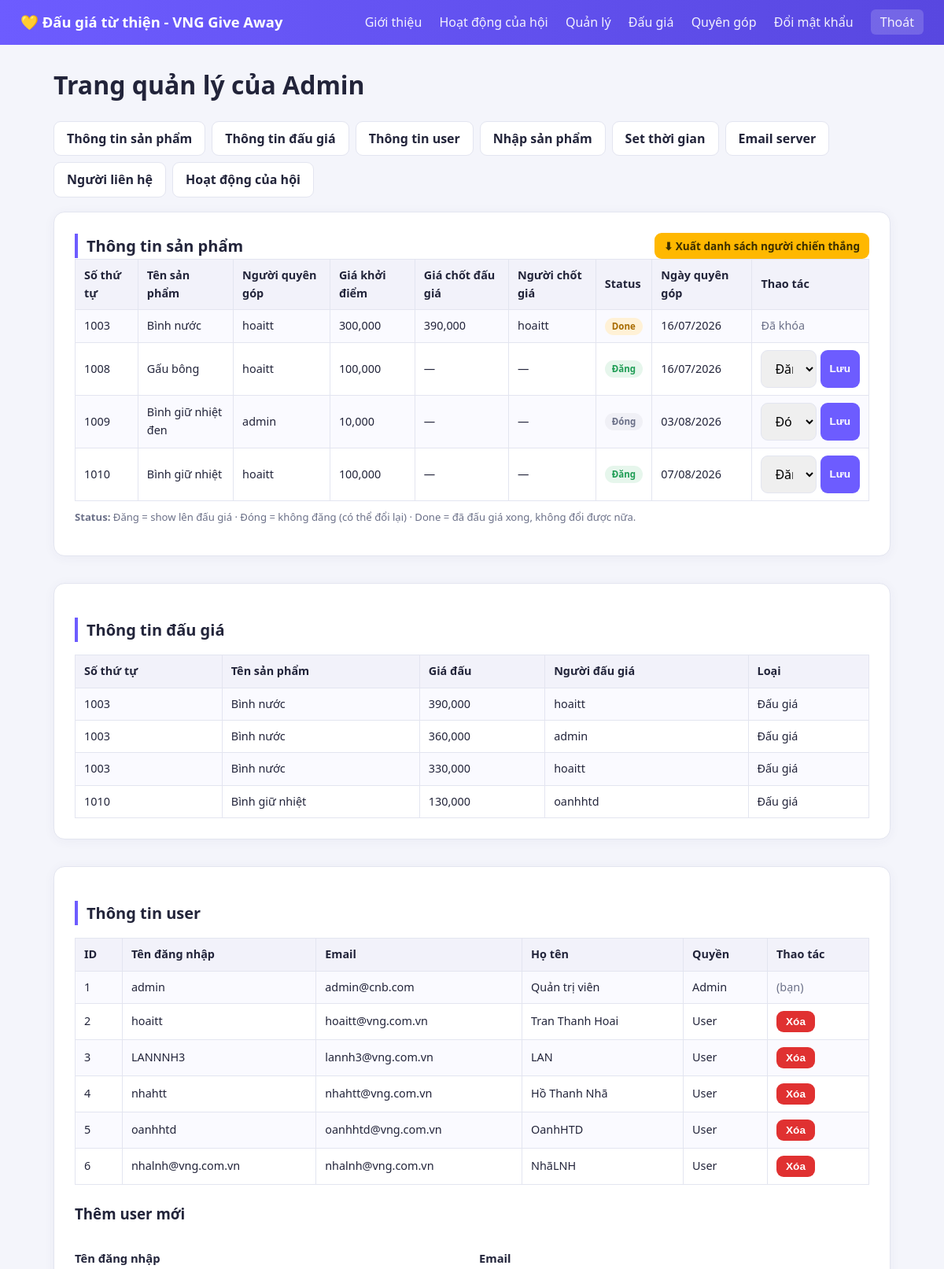
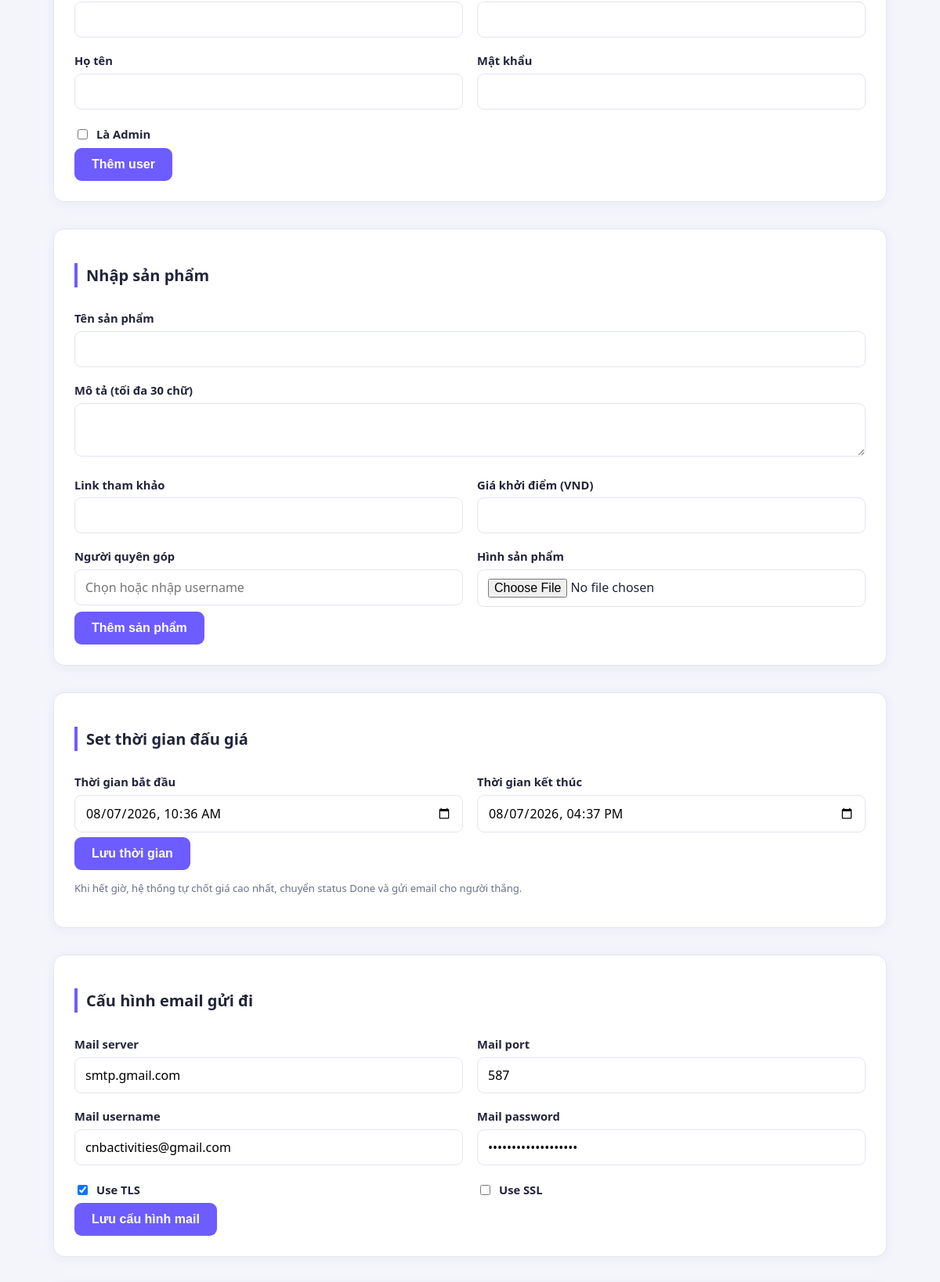
The page /admin (signed in, upper part) on the database its author committed (2 pictures, top to bottom).
### app.py (models this page shows)
class Product(db.Model):
    id = db.Column(db.Integer, primary_key=True)
    stt = db.Column(db.Integer, unique=True, nullable=False)   # số thứ tự ngẫu nhiên tăng dần
    name = db.Column(db.String(200), nullable=False)
    description = db.Column(db.String(200))                    # mô tả ngắn (<=30 chữ)
    ext_link = db.Column(db.String(500))                       # link tham khảo trang khác
    image = db.Column(db.String(300))                          # tên file hình
    start_price = db.Column(db.Integer, nullable=False)        # giá khởi điểm
    donor = db.Column(db.String(120), nullable=False)         # người quyên góp
    status = db.Column(db.String(20), default='dong')          # dang | dong | done
    final_price = db.Column(db.Integer)                        # giá chốt đấu giá
    winner = db.Column(db.String(120))                         # người chốt giá
    donate_date = db.Column(db.DateTime, default=datetime.now)

class Bid(db.Model):
    id = db.Column(db.Integer, primary_key=True)
    product_id = db.Column(db.Integer, db.ForeignKey('product.id'), nullable=False)
    bidder = db.Column(db.String(120), nullable=False)         # người đấu giá
    amount = db.Column(db.Integer, nullable=False)             # giá đấu
    created_at = db.Column(db.DateTime, default=datetime.now)

class User(db.Model):
    id = db.Column(db.Integer, primary_key=True)
    username = db.Column(db.String(100), unique=True, nullable=False)
    email = db.Column(db.String(120), unique=True, nullable=False)
    fullname = db.Column(db.String(120), nullable=False)
    password = db.Column(db.String(256), nullable=False)
    is_admin = db.Column(db.Boolean, default=False)
    is_online = db.Column(db.Boolean, default=False)

class Setting(db.Model):
    key = db.Column(db.String(60), primary_key=True)
    value = db.Column(db.String(500))

### app.py (the view)
@app.route('/admin')
def admin():
    u, resp = require_admin()
    if resp:
        return resp
    finalize_auction()
    products = Product.query.order_by(Product.stt).all()
    prod_view = [{'p': p, 'current': current_price(p), 'top': top_bidder(p)} for p in products]
    bids = Bid.query.order_by(Bid.product_id, desc(Bid.amount)).all()
    bid_view = []
    for b in bids:
        prod = db.session.get(Product, b.product_id)
        bid_view.append({'b': b, 'pname': prod.name if prod else '?', 'stt': prod.stt if prod else ''})
    users = User.query.order_by(User.id).all()
    settings = {
        'auction_start': get_setting('auction_start'),
        'auction_end': get_setting('auction_end'),
        'mail_server': get_setting('mail_server', 'smtp.gmail.com'),
        'mail_port': get_setting('mail_port', '587'),
        'mail_username': get_setting('mail_username'),
        'mail_password': get_setting('mail_password'),
        'mail_use_tls': get_setting('mail_use_tls', 'true'),
        'mail_use_ssl': get_setting('mail_use_ssl', 'false'),
        'contact_name': get_setting('contact_name'),
        'contact_phone': get_setting('contact_phone'),
        'activities_updated': get_setting('activities_updated'),
    }
    return render_template('admin.html', user=u, prod_view=prod_view,
                           bid_view=bid_view, users=users, settings=settings,
                           all_users=users)

### app.py (called while the page is built)
def get_setting(key, default=''):
    s = db.session.get(Setting, key)
    return s.value if s and s.value is not None else default

def set_setting(key, value):
    s = db.session.get(Setting, key)
    if s:
        s.value = value
    else:
        db.session.add(Setting(key=key, value=value))

def current_price(product):
    top = db.session.query(func.max(Bid.amount)).filter_by(product_id=product.id).scalar()
    return top if top is not None else product.start_price

def top_bidder(product):
    b = Bid.query.filter_by(product_id=product.id).order_by(desc(Bid.amount)).first()
    return b.bidder if b else None

def configure_mail():
    app.config['MAIL_SERVER'] = get_setting('mail_server', 'smtp.gmail.com')
    app.config['MAIL_PORT'] = int(get_setting('mail_port', '587') or 587)
    app.config['MAIL_USERNAME'] = get_setting('mail_username', '')
    app.config['MAIL_PASSWORD'] = get_setting('mail_password', '')
    app.config['MAIL_USE_TLS'] = get_setting('mail_use_tls', 'true').lower() == 'true'
    app.config['MAIL_USE_SSL'] = get_setting('mail_use_ssl', 'false').lower() == 'true'
    app.config['MAIL_DEFAULT_SENDER'] = get_setting('mail_username', '')
    mail.init_app(app)

def send_email(to, subject, body):
    if not get_setting('mail_username'):
        return False, 'Chưa cấu hình email server trong trang Admin.'
    try:
        configure_mail()
        msg = Message(subject, sender=app.config['MAIL_DEFAULT_SENDER'], recipients=[to])
        msg.body = body
        mail.send(msg)
        return True, 'OK'
    except Exception as e:
        return False, str(e)

def current_user():
    uid = session.get('user_id')
    return db.session.get(User, uid) if uid else None

@app.context_processor
def inject_user():
    return {'cur_user': current_user()}

def auction_end():
    v = get_setting('auction_end')
    if not v:
        return None
    try:
        return datetime.fromisoformat(v)
    except ValueError:
        return None

def require_admin():
    u = current_user()
    if not u:
        return None, redirect(url_for('login'))
    if not u.is_admin:
        abort(403)
    return u, None

### templates/admin.html (shortened to what this page needs)
{% extends 'base.html' %}
{% block content %}
<h1>Trang quản lý của Admin</h1>
<div class="tabs">
  <a href="#products">Thông tin sản phẩm</a>
  <a href="#bids">Thông tin đấu giá</a>
  <a href="#users">Thông tin user</a>
  <a href="#add-product">Nhập sản phẩm</a>
  <a href="#settime">Set thời gian</a>
  <a href="#mail">Email server</a>
  <a href="#contact">Người liên hệ</a>
  <a href="#activities">Hoạt động của hội</a>
</div>
<div class="card section" id="products">
  <div style="display:flex;justify-content:space-between;align-items:center;gap:12px;flex-wrap:wrap">
    <h2 style="margin:0">Thông tin sản phẩm</h2>
    <a class="btn btn-accent btn-sm" href="{{ url_for('admin_export_winners') }}">⬇ Xuất danh sách người chiến thắng</a>
  </div>
  <div class="table-wrap">
  <table>
    <tr>
      <th>Số thứ tự</th><th>Tên sản phẩm</th><th>Người quyên góp</th>
      <th>Giá khởi điểm</th><th>Giá chốt đấu giá</th><th>Người chốt giá</th>
      <th>Status</th><th>Ngày quyên góp</th><th>Thao tác</th>
    </tr>
    {% for row in prod_view %}
    {% set p = row.p %}
    <tr>
      <td>{{ p.stt }}</td>
      <td>{{ p.name }}</td>
      <td>{{ p.donor }}</td>
      <td>{{ '{:,.0f}'.format(p.start_price) }}</td>
      <td>{{ '{:,.0f}'.format(p.final_price) if p.final_price else '—' }}</td>
      <td>{{ p.winner or '—' }}</td>
      <td>
        {% if p.status=='dang' %}<span class="tag tag-dang">Đăng</span>
        {% elif p.status=='done' %}<span class="tag tag-done">Done</span>
        {% else %}<span class="tag tag-dong">Đóng</span>{% endif %}
      </td>
      <td>{{ p.donate_date.strftime('%d/%m/%Y') }}</td>
      <td>
        {% if p.status != 'done' %}
        <form method="post" action="{{ url_for('admin_product_status') }}" style="display:flex;gap:5px">
          <select name="status">
            <option value="dang" {{ 'selected' if p.status=='dang' }}>Đăng</option>
            <option value="dong" {{ 'selected' if p.status=='dong' }}>Đóng</option>
          </select>
          <button class="btn btn-sm" type="submit">Lưu</button>
        </form>
        {% else %}<span class="muted">Đã khóa</span>{% endif %}
      </td>
    </tr>
    {% endfor %}
  </table>
  </div>
  <p class="muted" style="font-size:.82rem;margin-top:10px">
    <b>Status:</b> Đăng = show lên đấu giá · Đóng = không đăng (có thể đổi lại) ·
    Done = đã đấu giá xong, không đổi được nữa.</p>
</div>
<div class="card section" id="bids">
  <h2>Thông tin đấu giá</h2>
  {% if bid_view %}
  <div class="table-wrap">
  <table>
    <tr><th>Số thứ tự</th><th>Tên sản phẩm</th><th>Giá đấu</th><th>Người đấu giá</th><th>Loại</th></tr>
    {% for row in bid_view %}
    <tr>
      <td>{{ row.stt }}</td>
      <td>{{ row.pname }}</td>
      <td>{{ '{:,.0f}'.format(row.b.amount) }}</td>
      <td>{{ row.b.bidder }}</td>
      <td>Đấu giá</td>
    </tr>
    {% endfor %}
  </table>
  </div>
  {% else %}<p class="muted">Chưa có lượt đấu giá nào.</p>{% endif %}
</div>
<div class="card section" id="users">
  <h2>Thông tin user</h2>
  <div class="table-wrap">
  <table>
    <tr><th>ID</th><th>Tên đăng nhập</th><th>Email</th><th>Họ tên</th><th>Quyền</th><th>Thao tác</th></tr>
    {% for us in users %}
    <tr>
      <td>{{ us.id }}</td><td>{{ us.username }}</td><td>{{ us.email }}</td>
      <td>{{ us.fullname }}</td>
      <td>{{ 'Admin' if us.is_admin else 'User' }}</td>
      <td>
        {% if us.id != user.id %}
        <form method="post" action="{{ url_for('admin_user_delete') }}"
              onsubmit="return confirm('Xóa user {{ us.username }}?')">
          <button class="btn btn-sm btn-danger" type="submit">Xóa</button>
        </form>
        {% else %}<span class="muted">(bạn)</span>{% endif %}
      </td>
    </tr>
    {% endfor %}
  </table>
  </div>
  <h3 style="margin-top:22px">Thêm user mới</h3>
  <form method="post" action="{{ url_for('admin_user_add') }}" class="form-grid">
    <div><label>Tên đăng nhập</label><input name="username" required></div>
    <div><label>Email</label><input type="email" name="email" required></div>
    <div><label>Họ tên</label><input name="fullname" required></div>
    <div><label>Mật khẩu</label><input type="password" name="password" required></div>
    <div class="checkbox-row full"><input type="checkbox" name="is_admin" id="ia"><label for="ia" style="margin:0">Là Admin</label></div>
    <div class="full"><button class="btn" type="submit">Thêm user</button></div>
  </form>
</div>
<div class="card section" id="add-product">
  <h2>Nhập sản phẩm</h2>
  <form method="post" action="{{ url_for('admin_product_add') }}" enctype="multipart/form-data" class="form-grid">
    <div class="full"><label>Tên sản phẩm</label><input name="name" required></div>
    <div class="full"><label>Mô tả (tối đa 30 chữ)</label><textarea name="description" rows="2"></textarea></div>
    <div><label>Link tham khảo</label><input type="url" name="ext_link"></div>
    <div><label>Giá khởi điểm (VND)</label><input type="number" name="start_price" min="0" required></div>
    <div>
      <label>Người quyên góp</label>
      <input list="userlist" name="donor" placeholder="Chọn hoặc nhập username">
    </div>
    <div><label>Hình sản phẩm</label><input type="file" name="image" accept="image/*"></div>
    <div class="full"><button class="btn" type="submit">Thêm sản phẩm</button></div>
  </form>
</div>
<div class="card section" id="settime">
  <h2>Set thời gian đấu giá</h2>
  <form method="post" action="{{ url_for('admin_settime') }}" class="form-grid">
    <div><label>Thời gian bắt đầu</label><input type="datetime-local" name="auction_start" value="{{ settings.auction_start }}"></div>
    <div><label>Thời gian kết thúc</label><input type="datetime-local" name="auction_end" value="{{ settings.auction_end }}"></div>
    <div class="full"><button class="btn" type="submit">Lưu thời gian</button></div>
  </form>
  <p class="muted" style="font-size:.82rem">Khi hết giờ, hệ thống tự chốt giá cao nhất, chuyển status Done và gửi email cho người thắng.</p>
</div>
<div class="card section" id="mail">
  <h2>Cấu hình email gửi đi</h2>
  <form method="post" action="{{ url_for('admin_mail') }}" class="form-grid">
    <div><label>Mail server</label><input name="mail_server" value="{{ settings.mail_server }}"></div>
    <div><label>Mail port</label><input name="mail_port" value="{{ settings.mail_port }}"></div>
    <div><label>Mail username</label><input name="mail_username" value="{{ settings.mail_username }}"></div>
    <div><label>Mail password</label><input type="password" name="mail_password" value="{{ settings.mail_password }}"></div>
    <div class="checkbox-row"><input type="checkbox" name="mail_use_tls" id="tls" {{ 'checked' if settings.mail_use_tls=='true' }}><label for="tls" style="margin:0">Use TLS</label></div>
    <div class="checkbox-row"><input type="checkbox" name="mail_use_ssl" id="ssl" {{ 'checked' if settings.mail_use_ssl=='true' }}><label for="ssl" style="margin:0">Use SSL</label></div>
    <div class="full"><button class="btn" type="submit">Lưu cấu hình mail</button></div>
  </form>
</div>
{% endblock %}

### static/css/style.css (style rules this page uses)
:root { --primary:#6d5cff; --primary-d:#5847e0; --accent:#ffb800; --bg:#f4f5fb; --card:#ffffff; --text:#22243a; --muted:#6b7088; --border:#e3e5f0; --ok:#1f9d55; --err:#e03131; }
* { box-sizing:border-box }
body { margin:0;font-family:"Segoe UI",Roboto,Arial,sans-serif;background:var(--bg);color:var(--text);line-height:1.55 }
a { color:var(--primary);text-decoration:none }
.card { background:var(--card);border:1px solid var(--border);border-radius:14px;padding:26px;box-shadow:0 2px 14px rgba(60,60,120,.05) }
label { display:block;margin:12px 0 5px;font-weight:600;font-size:.92rem }
input,textarea,select { width:100%;padding:11px 13px;border:1px solid var(--border);border-radius:9px;font-size:1rem;font-family:inherit }
.btn { display:inline-block;background:var(--primary);color:#fff;border:none;padding:12px 22px;border-radius:9px;font-size:1rem;font-weight:600;cursor:pointer;transition:.15s }
.btn-sm { padding:6px 12px;font-size:.85rem }
.btn-accent { background:var(--accent);color:#3a2d00 }
.btn-danger { background:var(--err) }
.muted { color:var(--muted) }
.tag { display:inline-block;font-size:.72rem;padding:2px 9px;border-radius:20px;font-weight:700 }
.tag-dang { background:#e6f6ec;color:var(--ok) }
.tag-dong { background:#f0f0f6;color:var(--muted) }
.tag-done { background:#fff1d6;color:#a86b00 }
table { width:100%;border-collapse:collapse;font-size:.9rem;margin-top:10px }
th,td { padding:9px 11px;border:1px solid var(--border);text-align:left }
th { background:#f2f2fa;font-weight:700 }
tr:nth-child(even) td { background:#fafaff }
.tabs { display:flex;flex-wrap:wrap;gap:8px;margin-bottom:18px }
.tabs a { background:#fff;border:1px solid var(--border);padding:9px 16px;border-radius:9px;font-weight:600;color:var(--text) }
.section { margin-bottom:34px }
.section h2 { border-left:4px solid var(--primary);padding-left:11px;font-size:1.25rem }
.form-grid { display:grid;grid-template-columns:1fr 1fr;gap:6px 18px }
.form-grid .full { grid-column:1/-1 }
.checkbox-row { display:flex;align-items:center;gap:8px;margin-top:14px }
.checkbox-row input { width:auto }
.table-wrap { width:100%;overflow-x:auto;-webkit-overflow-scrolling:touch }
.table-wrap table { margin-top:0 }

### rows shown on the page
Bid: shows "Done", shows "Đã khóa", b.amount "390,000"
Product: stt "1003", name "Bình nước", donor "hoaitt", start_price "300,000", final_price "390,000", winner "hoaitt", donate_date "16/07/2026", pname "Bình nước", b.bidder "hoaitt", b.bidder "admin"
Product: stt "1008", name "Gấu bông", donor "hoaitt", start_price "100,000", final_price "—", winner "—", status "Đăng", donate_date "16/07/2026"
Product: stt "1009", name "Bình giữ nhiệt đen", donor "admin", start_price "10,000", final_price "—", winner "—", status "Đóng", donate_date "03/08/2026"
Bid: shows "Đăng", b.amount "130,000"
Product: stt "1010", name "Bình giữ nhiệt", donor "hoaitt", start_price "100,000", final_price "—", winner "—", donate_date "07/08/2026", pname "Bình giữ nhiệt", b.bidder "oanhhtd"
Bid: b.amount "360,000"
Bid: b.amount "330,000"
User: id "1", username "admin", email "admin@cnb.com", fullname "Quản trị viên", is_admin "Admin", shows "(bạn)"
User: id "2", username "hoaitt", email "hoaitt@vng.com.vn", fullname "Tran Thanh Hoai", is_admin "User"
User: id "3", username "LANNNH3", email "lannh3@vng.com.vn", fullname "LAN", is_admin "User"
User: id "4", username "nhahtt", email "nhahtt@vng.com.vn", fullname "Hồ Thanh Nhã", is_admin "User"
User: id "5", username "oanhhtd", email "oanhhtd@vng.com.vn", fullname "OanhHTD", is_admin "User"
User: id "6", username "nhalnh@vng.com.vn", email "nhalnh@vng.com.vn", fullname "NhãLNH", is_admin "User"
Setting: auction_start "08/07/2026 10:36"
Setting: auction_end "08/07/2026 16:37"
Setting: mail_server "smtp.gmail.com"
Setting: mail_port "587"
Setting: mail_username "cnbactivities@gmail.com"
